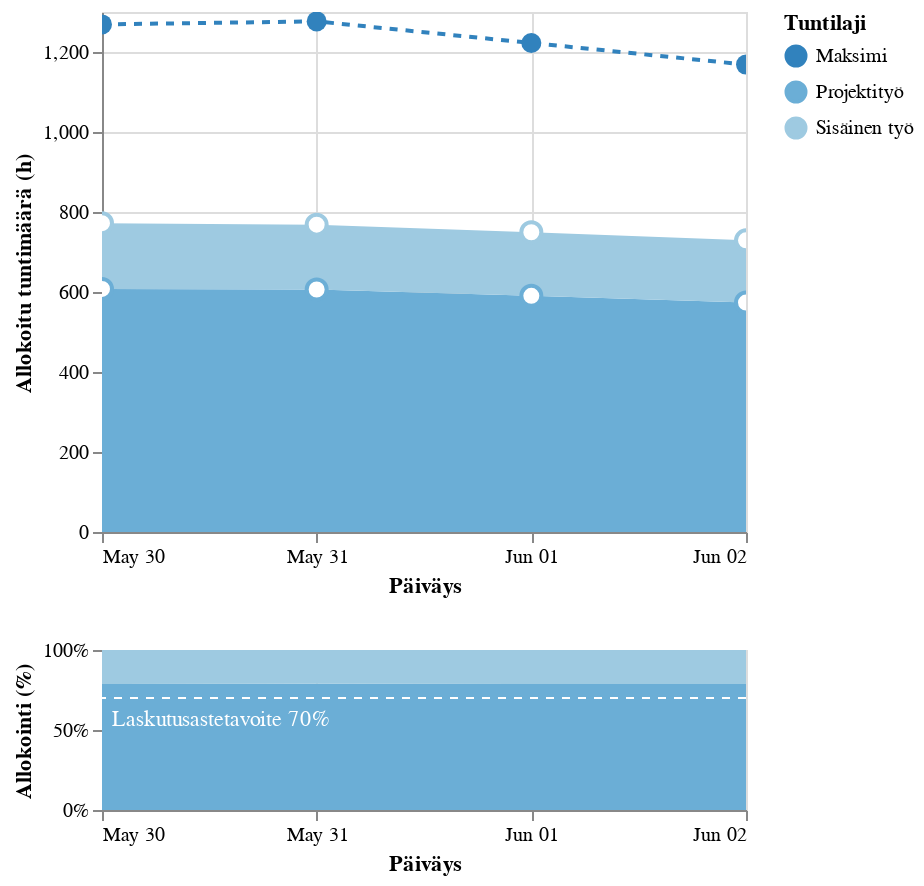

Here is the notebook cell this chart was saved with:
### Code cell
g = data.groupby(["date", "forecast-date", "type"])["value"].sum().reset_index()
g["span"] = (g["forecast-date"] - g["date"]).map(lambda x: x.days)

gx = g[g["span"] > 0]
gx = gx.pivot_table(
    columns="type", values="value", index=["date", "forecast-date", "span"]
).reset_index()
gx = gx.fillna({"external": 0, "internal": 0}).dropna(subset=["max"])
gx["total"] = gx["internal"] + gx["external"]
gx["unallocated"] = gx["max"] - gx["total"]
gx["billing-rate"] = gx["external"] / gx["total"]
gx["allocation-rate"] = gx["total"] / gx["max"]
gy = gx.melt(id_vars=["date", "span"], value_vars=["external", "internal", "max", "unallocated"])
g3 = gy.merge(gx.drop(["external", "internal"], axis=1), on=["date", "span"])
g3["type"] = g3["type"].astype("category").cat.rename_categories(
    {'external':'Projektityö', 'internal':'Sisäinen työ', 'max':'Maksimi', 'unallocated':'Allokoimaton'})

# print(g3[g3["type"].isin(["internal", "external"])])


slider = alt.binding_range(min=7, max=360, step=1, name="Ennusteen pituus (vrk) xx:  ")
op_span = alt.param(value=30, bind=slider)

base = alt.Chart(g3).transform_filter((alt.datum.span >= 0) & (alt.datum.span <= op_span))

rule = alt.Chart().mark_rule(color="white", strokeDash=[4, 4]).encode(y=alt.datum(0.7))
rule_text = (
    base
    .transform_aggregate(mindate="min(date)")
    .mark_text(baseline="top", dy=5, dx=5, align="left", color="white")
    .encode(y=alt.datum(0.7), x="monthdate(mindate):T", text=alt.datum("Laskutusastetavoite 70%"))
)

chart_base = base.transform_calculate(
    order="{'Projekityö':0, 'Sisäinen työ':1, 'Maksimi':3, 'Allokoimaton':2}[datum.variable]"
).encode(
    x=alt.X("monthdate(date):T").axis(title="Päiväys"),
    y=alt.Y("sum(value):Q").axis(title="Allokoitu tuntimäärä (h)"),
    color=alt.Color("type:N", title="Tuntilaji").scale(scheme='category20c'),
    order="order:O",
    tooltip=[
        alt.Tooltip("sum(value):Q", title="Tuntimäärä (h)", format=".1f"),
        alt.Tooltip("type:N", title="Tyyppi"),
        alt.Tooltip("sum(total):Q", title="Allokoinnit yhteensä (h)", format=".1f"),
        alt.Tooltip("sum(unallocated):Q", title="Allokoimatonta (h)", format=".1f"),
        alt.Tooltip("sum(max):Q", title="Allokoinnit korkeintaan (h)", format=".1f"),
        alt.Tooltip("mean(billing-rate):Q", title="Laskutusaste", format=".1%"),
        alt.Tooltip("mean(allocation-rate):Q", title="Resursointiaste", format=".1%")
    ],
).properties(width="container")



allocations_per_type = chart_base.mark_area(
            opacity=1.0,
            point=alt.OverlayMarkDef(filled=False, fill="white", size=100)
        ).transform_filter(
            (alt.datum.type == "Sisäinen työ") | (alt.datum.type == "Projektityö")
        )

maximum_allocations = chart_base.mark_line(
            point=alt.OverlayMarkDef(filled=True, size=100), strokeDash=[4, 4]
        ).transform_filter(alt.datum.type == "Maksimi")

normalized_allocations_per_type = chart_base.mark_area().encode(
            y=alt.Y("sum(value):Q", title="Allokointi (%)").stack("normalize")
        ).transform_filter(
            alt.FieldOneOfPredicate("type", ["Projektityö", "Sisäinen työ"])
        )

(
    (
        allocations_per_type        + maximum_allocations
    ).properties(
        height=260,
    )
    & (
        normalized_allocations_per_type
        + rule
        + rule_text
    ).properties(height=80)
).add_params(op_span).interactive() # .add_params(op_span)

### Figure 1 — Vega-Lite specification as saved in the notebook (floating-point values rounded to 4 significant figures; data arrays with more than 128 entries replaced by an {"elided": "..."} marker saying what was removed)
{"config": {"view": {"continuousWidth": 300, "continuousHeight": 300}}, "vconcat": [{"layer": [{"mark": {"type": "area", "opacity": 1.0, "point": {"fill": "white", "filled": false, "size": 100}}, "encoding": {"color": {"field": "type", "scale": {"scheme": "category20c"}, "title": "Tuntilaji", "type": "nominal"}, "order": {"field": "order", "type": "ordinal"}, "tooltip": [{"aggregate": "sum", "field": "value", "format": ".1f", "title": "Tuntimäärä (h)", "type": "quantitative"}, {"field": "type", "title": "Tyyppi", "type": "nominal"}, {"aggregate": "sum", "field": "total", "format": ".1f", "title": "Allokoinnit yhteensä (h)", "type": "quantitative"}, {"aggregate": "sum", "field": "unallocated", "format": ".1f", "title": "Allokoimatonta (h)", "type": "quantitative"}, {"aggregate": "sum", "field": "max", "format": ".1f", "title": "Allokoinnit korkeintaan (h)", "type": "quantitative"}, {"aggregate": "mean", "field": "billing-rate", "format": ".1%", "title": "Laskutusaste", "type": "quantitative"}, {"aggregate": "mean", "field": "allocation-rate", "format": ".1%", "title": "Resursointiaste", "type": "quantitative"}], "x": {"axis": {"title": "Päiväys"}, "field": "date", "timeUnit": "monthdate", "type": "temporal"}, "y": {"aggregate": "sum", "axis": {"title": "Allokoitu tuntimäärä (h)"}, "field": "value", "type": "quantitative"}}, "name": "view_187", "transform": [{"filter": "((datum.span >= 0) && (datum.span <= param_211))"}, {"calculate": "{'Projekityö':0, 'Sisäinen työ':1, 'Maksimi':3, 'Allokoimaton':2}[datum.variable]", "as": "order"}, {"filter": "((datum.type === 'Sisäinen työ') || (datum.type === 'Projektityö'))"}]}, {"mark": {"type": "line", "point": {"filled": true, "size": 100}, "strokeDash": [4, 4]}, "encoding": {"color": {"field": "type", "scale": {"scheme": "category20c"}, "title": "Tuntilaji", "type": "nominal"}, "order": {"field": "order", "type": "ordinal"}, "tooltip": [{"aggregate": "sum", "field": "value", "format": ".1f", "title": "Tuntimäärä (h)", "type": "quantitative"}, {"field": "type", "title": "Tyyppi", "type": "nominal"}, {"aggregate": "sum", "field": "total", "format": ".1f", "title": "Allokoinnit yhteensä (h)", "type": "quantitative"}, {"aggregate": "sum", "field": "unallocated", "format": ".1f", "title": "Allokoimatonta (h)", "type": "quantitative"}, {"aggregate": "sum", "field": "max", "format": ".1f", "title": "Allokoinnit korkeintaan (h)", "type": "quantitative"}, {"aggregate": "mean", "field": "billing-rate", "format": ".1%", "title": "Laskutusaste", "type": "quantitative"}, {"aggregate": "mean", "field": "allocation-rate", "format": ".1%", "title": "Resursointiaste", "type": "quantitative"}], "x": {"axis": {"title": "Päiväys"}, "field": "date", "timeUnit": "monthdate", "type": "temporal"}, "y": {"aggregate": "sum", "axis": {"title": "Allokoitu tuntimäärä (h)"}, "field": "value", "type": "quantitative"}}, "transform": [{"filter": "((datum.span >= 0) && (datum.span <= param_211))"}, {"calculate": "{'Projekityö':0, 'Sisäinen työ':1, 'Maksimi':3, 'Allokoimaton':2}[datum.variable]", "as": "order"}, {"filter": "(datum.type === 'Maksimi')"}]}], "data": {"name": "data-a4bb6966d740af1d2917099d1048c9d7"}, "height": 260, "width": "container"}, {"layer": [{"data": {"name": "data-a4bb6966d740af1d2917099d1048c9d7"}, "mark": {"type": "area"}, "encoding": {"color": {"field": "type", "scale": {"scheme": "category20c"}, "title": "Tuntilaji", "type": "nominal"}, "order": {"field": "order", "type": "ordinal"}, "tooltip": [{"aggregate": "sum", "field": "value", "format": ".1f", "title": "Tuntimäärä (h)", "type": "quantitative"}, {"field": "type", "title": "Tyyppi", "type": "nominal"}, {"aggregate": "sum", "field": "total", "format": ".1f", "title": "Allokoinnit yhteensä (h)", "type": "quantitative"}, {"aggregate": "sum", "field": "unallocated", "format": ".1f", "title": "Allokoimatonta (h)", "type": "quantitative"}, {"aggregate": "sum", "field": "max", "format": ".1f", "title": "Allokoinnit korkeintaan (h)", "type": "quantitative"}, {"aggregate": "mean", "field": "billing-rate", "format": ".1%", "title": "Laskutusaste", "type": "quantitative"}, {"aggregate": "mean", "field": "allocation-rate", "format": ".1%", "title": "Resursointiaste", "type": "quantitative"}], "x": {"axis": {"title": "Päiväys"}, "field": "date", "timeUnit": "monthdate", "type": "temporal"}, "y": {"aggregate": "sum", "field": "value", "stack": "normalize", "title": "Allokointi (%)", "type": "quantitative"}}, "name": "view_188", "transform": [{"filter": "((datum.span >= 0) && (datum.span <= param_211))"}, {"calculate": "{'Projekityö':0, 'Sisäinen työ':1, 'Maksimi':3, 'Allokoimaton':2}[datum.variable]", "as": "order"}, {"filter": {"field": "type", "oneOf": ["Projektityö", "Sisäinen työ"]}}]}, {"data": {"name": "empty"}, "mark": {"type": "rule", "color": "white", "strokeDash": [4, 4]}, "encoding": {"y": {"datum": 0.7}}}, {"data": {"name": "data-a4bb6966d740af1d2917099d1048c9d7"}, "mark": {"type": "text", "align": "left", "baseline": "top", "color": "white", "dx": 5, "dy": 5}, "encoding": {"text": {"datum": "Laskutusastetavoite 70%"}, "x": {"field": "mindate", "timeUnit": "monthdate", "type": "temporal"}, "y": {"datum": 0.7}}, "transform": [{"filter": "((datum.span >= 0) && (datum.span <= param_211))"}, {"aggregate": [{"op": "min", "field": "date", "as": "mindate"}]}]}], "height": 80, "width": "container"}], "params": [{"name": "param_211", "bind": {"input": "range", "max": 360, "min": 7, "name": "Ennusteen pituus (vrk) xx:  ", "step": 1}, "value": 30}, {"name": "param_212", "select": {"type": "interval", "encodings": ["x", "y"]}, "bind": "scales", "views": ["view_187", "view_188"]}], "$schema": "https://vega.github.io/schema/vega-lite/v5.8.0.json", "datasets": {"data-a4bb6966d740af1d2917099d1048c9d7": {"elided": "8644 records"}, "empty": [{}]}}
